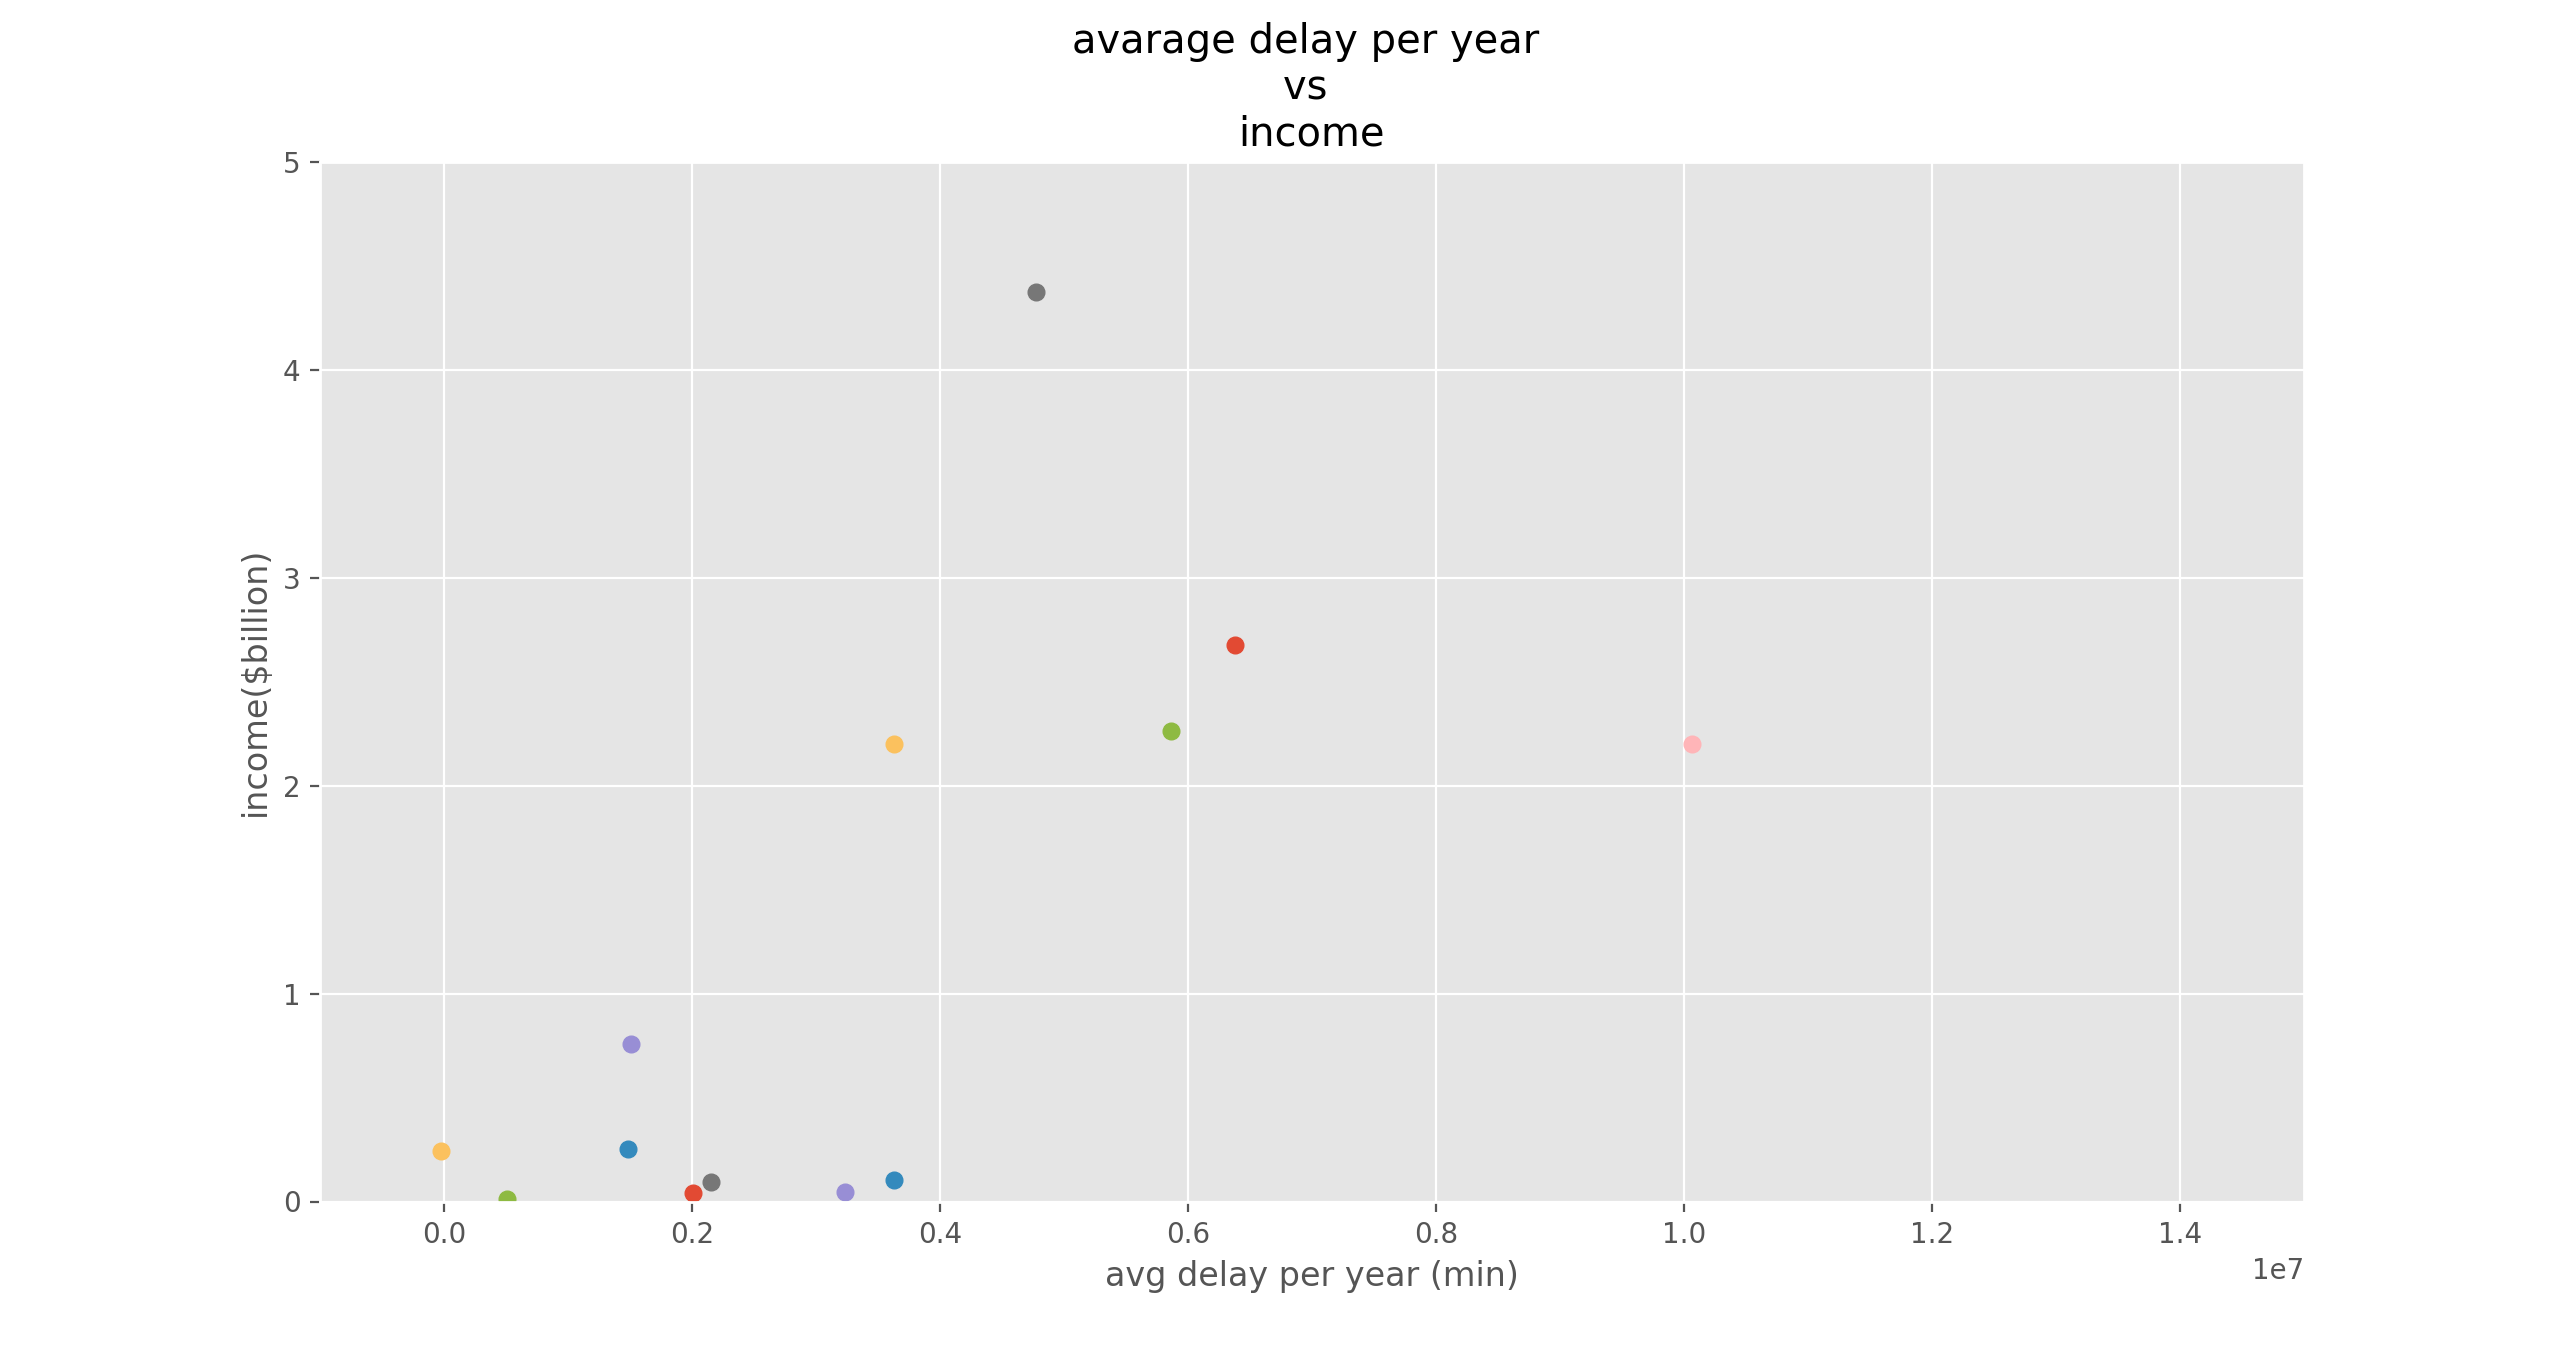

The script that drew this image:
import pandas as pd
import numpy as np
from matplotlib import pyplot as plt
import matplotlib
matplotlib.style.use('ggplot')

incomeDict = {'AA': 2.676, 
              'AS': 0.251, 
              'B6': 0.759,  
              'DL': 4.373, 
              'HA': 0.244, 
              'UA': 2.263, 
              'WN': 2.2, 
              '9E': 0.0419, 
              'OO': 0.103, 
              'XE': 0.048, 
              'DH': 0.0961, 
              'US': 2.2,
              'F9': 0.0109}

avgDelay = {'AA': 6380905.22222222, 
            'AS': 1486018.55555556, 
            'B6': 1505594, 
            'DL': 4777007, 
            'HA': -23497.6666666667, 
            'UA': 5866346.44444444, 
            'WN': 10061853.3333333,
            
            '9E': 2006297.5, 
            'OO': 3627632.83333333, 
            'XE': 3235739, 
            'DH': 2149613.66666667, 
            'US': 3626777.55555556,
            'F9': 510897}


plt.scatter(avgDelay['AA'], incomeDict['AA'], label='AA')
plt.scatter(avgDelay['AS'], incomeDict['AS'], label='AS')
plt.scatter(avgDelay['B6'], incomeDict['B6'], label='B6')
plt.scatter(avgDelay['DL'], incomeDict['DL'], label='DL')
plt.scatter(avgDelay['HA'], incomeDict['HA'], label='HA')
plt.scatter(avgDelay['UA'], incomeDict['UA'], label='UA')
plt.scatter(avgDelay['WN'], incomeDict['WN'], label='WN')

plt.scatter(avgDelay['9E'], incomeDict['9E'], label='9E')
plt.scatter(avgDelay['OO'], incomeDict['OO'], label='OO')
plt.scatter(avgDelay['XE'], incomeDict['XE'], label='XE')
plt.scatter(avgDelay['DH'], incomeDict['DH'], label='DH')
plt.scatter(avgDelay['US'], incomeDict['US'], label='US')
plt.scatter(avgDelay['F9'], incomeDict['F9'], label='F9')

plt.xlabel('avg delay per year (min)')
plt.ylabel('income($billion)')
plt.xlim(-1000000, 15000000)
plt.ylim(0, 5)
plt.title('avarage delay per year \nvs \nincome')
plt.show()
